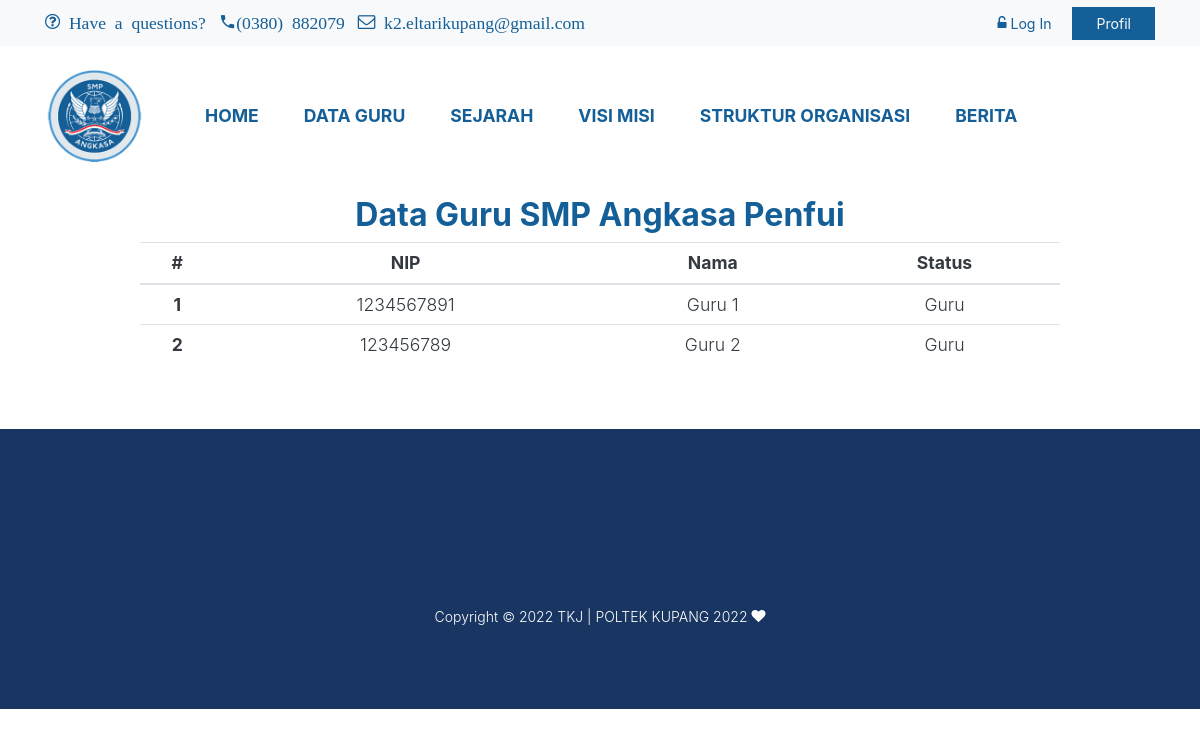
Screenshot of /guru.php with the database file from the repository.
### tables this page shows
CREATE TABLE `guru` (
  `id_guru` int(11) NOT NULL,
  `nip` int(35) NOT NULL,
  `nama_guru` char(55) NOT NULL,
  `jenis_kelamin` varchar(50) NOT NULL,
  `alamat` varchar(100) NOT NULL,
  `tempat_lahir` varchar(50) NOT NULL,
  `tgl_lahir` varchar(35) NOT NULL,
  `agama` varchar(35) NOT NULL,
  `status_aktif` varchar(35) NOT NULL,
  `id_mapel` int(11) NOT NULL,
  `foto` varchar(75) NOT NULL DEFAULT 'user.png',
  `id_kelas` int(15) NOT NULL,
  `id_status` int(11) NOT NULL DEFAULT 1
);

### controller/script.php (called while the page is built, shortened)
<?php if(!isset($_SESSION[''])){session_start();}
  require_once("db_connect.php"); require_once("functions.php");
  $dataGuru=mysqli_query($conn, "SELECT * FROM guru JOIN kelas ON guru.id_kelas=kelas.id_kelas");

### guru.php (the view, shortened to what this page needs)
<?php require_once("controller/script.php");
  require_once("controller/session_visitor.php");
?>
<!DOCTYPE html>
<html lang="en">
  <head>
    <?php require_once("layout/header.php");?>
  </head>
  <body>
    <div class="site-wrap">
      <?php require_once("layout/top-info.php");?>
      <?php require_once("layout/navbar.php");?>
      <div class="container mb-5" style="margin-top: 150px;">
        <div class="row">
          <div class="col-md-12 text-center">
            <h2 class="font-weight-bold" style="color: #145f98">Data Guru SMP Angkasa Penfui</h2>
          </div>
          <div class="col-md-10 m-auto text-center">
            <div style="overflow-x: auto;">
              <table class="table table-sm">
                <thead>
                  <tr>
                    <th scope="col" class="text-dark">#</th>
                    <th scope="col" class="text-dark">NIP</th>
                    <th scope="col" class="text-dark">Nama</th>
                    <th scope="col" class="text-dark">Status</th>
                  </tr>
                </thead>
                <tbody>
                  <?php $no=1; if(mysqli_num_rows($dataGuru)==0){?>
                  <tr>
                    <th class="text-dark">Belum ada data guru</th>
                  </tr>
                  <?php }else if(mysqli_num_rows($dataGuru)>0){while($row=mysqli_fetch_assoc($dataGuru)){?>
                  <tr>
                    <th class="text-dark"><?= $no;?></th>
                    <td class="text-dark"><?= $row['nip']?></td>
                    <td class="text-dark"><?= $row['nama_guru']?></td>
                    <td class="text-dark"><?php if($row['id_status']==1){echo "Guru";}else if($row['id_status']==2){echo "Wali Kelas <small>".$row['kelas']."</small>";}?></td>
                  </tr>
                  <?php $no++; }}?>
                </tbody>
              </table>
            </div>
          </div>
        </div>
      </div>
      <?php require_once("layout/footer.php");?>
    </div>
  </body>
</html>

### assets/css/style.css (style rules this page uses)
body { line-height: 1.7; color: gray; font-weight: 300; font-size: 1.1rem; }
h1, h2, h3, h4, h5, .h1, .h2, .h3, .h4, .h5 { font-family: "Muli", -apple-system, BlinkMacSystemFont, "Segoe UI", Roboto, "Helvetica Neue", Arial, sans-serif, "Apple Color Emoji", "Segoe UI Emoji", "Segoe UI Symbol", "Noto Color Emoji"; }
.site-wrap:before { display: none; -webkit-transition: .3s all ease-in-out; -o-transition: .3s all ease-in-out; transition: .3s all ease-in-out; background: rgba(0, 0, 0, 0.6); content: ""; position: absolute; z-index: 2000; top: 0; left: 0; right: 0; bottom: 0; opacity: 0; visibility: hidden; }

### rows the page displays
guru: nip "1234567891", nama_guru "Guru 1"
guru: nip "123456789", nama_guru "Guru 2"
